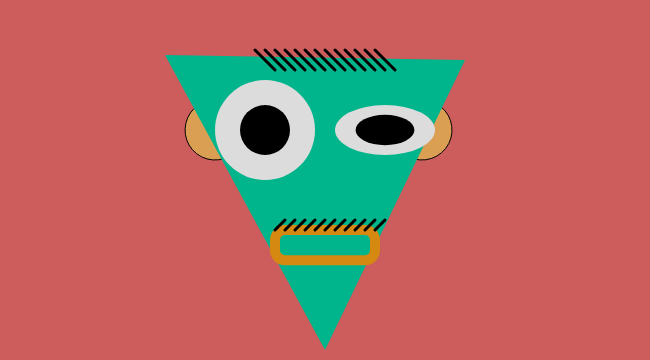
Frame 1 (no input)
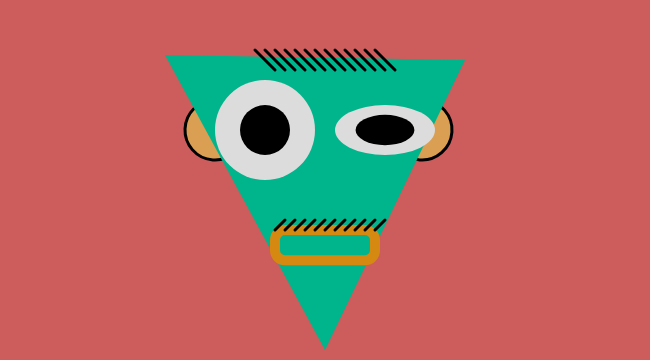
Frame 60 (no input)
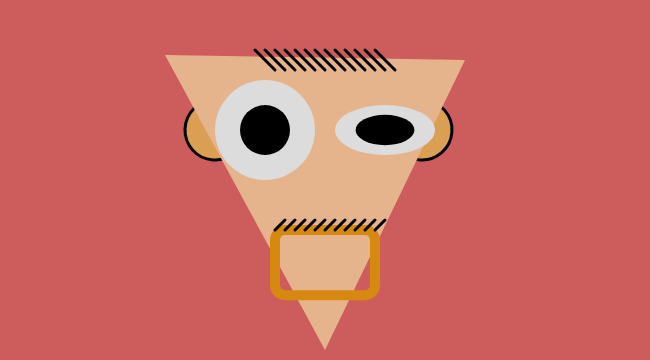
Frame 120 (the mouse pressed at the canvas centre since frame 60)

The p5.js sketch that drew these frames (run headless with seeded random() and noise() and a simulated clock; from frame 60 on, the mouse is pressed at the canvas centre):

// p5.js sketch
// ── sketch.js
/* 
Self Portrait v1 
By MD Uzzal Miah
*/
// Global scope

var x = 460; // character origin
var y = 150;

var eyeSize = 100;
var mouthSize = eyeSize;

var faceRed = 0;
var faceGreen = 180;
var faceBlue = 140;

function setup() {
	createCanvas(650, 360);
	x = width / 2;
}

function draw() {
	background("#CD5C5C");
	
	faceRed = map(mouseX, 0, height, 0, 255);

 
	// ear 
	fill(218,159,83); // Left ear
	arc(x - 110, y - 20, 60, 60, 4, PI + QUARTER_PI);
     
     //Right Ear
	fill(218,159,83);
	arc(x + 97, y - 20, 60, 60, 4, PI + QUARTER_PI);

	//face
	noStroke();
	fill(faceRed,faceGreen,faceBlue); // Th
	triangle(x - 160,y - 95, x + 140, y- 90, x, y + 200)

	// eyes

	// left eye
	fill(220, 220, 220); // Gainsboro
	circle(x - 60, y - 20, eyeSize);
	fill(0); // Black
	circle(x - 60, y - 20, eyeSize / 2);

    //Right eay
    fill(220, 220, 220); // Gainsboro
	ellipse(x + 60, y - 20, eyeSize, eyeSize / 2);
    fill(0); // Black
	ellipse(x+ 60, y - 20, eyeSize / 1.7, eyeSize / 3.3);


	
	

    // mouth
    stroke("#D68910");
    strokeWeight(10)
    noFill();

    var mouthHeight = map(mouseY, 0, height, mouthSize / 3.3, mouthSize);

	rect(x - 50, y + 80, mouthSize, mouthHeight, mouthSize / 10);
    
    


	// hair
	stroke("Black");
	strokeWeight(3);
    line( x - 70, y - 100, x - 50, y - 80);
	line( x - 60, y - 100, x - 40, y - 80);
	line( x - 50, y - 100, x - 30, y - 80);
	line( x - 40, y - 100, x - 20, y - 80);
	line( x - 30, y - 100, x - 10, y - 80);
	line( x - 20, y - 100, x, y - 80);
	line( x - 10, y - 100, x + 10, y - 80);
	line( x, y - 100, x + 20, y - 80);
	line( x + 10, y - 100, x + 30, y - 80);
	line( x + 20, y - 100, x + 40, y - 80);
	line( x + 30, y - 100, x + 50, y - 80);
	line( x + 40, y - 100, x + 60, y - 80);
	line( x + 50, y - 100, x + 70, y - 80);




	//Beard

	line( x - 40, y + 70, x - 50, y + 80);
	line( x - 30, y + 70, x - 40, y + 80);
	line( x - 20, y + 70, x - 30, y + 80);
	line( x - 10, y + 70, x - 20, y + 80);
	line( x, y + 70,x - 10, y + 80);
	line( x + 10, y + 70, x, y + 80);
	line( x + 20, y + 70, x + 10, y + 80);
	line( x + 30, y + 70, x + 20, y + 80);
	line( x + 40, y + 70, x + 30, y + 80);
	line( x + 50, y + 70, x + 40, y + 80);
	line( x + 60, y + 70, x + 50, y + 80);


}
